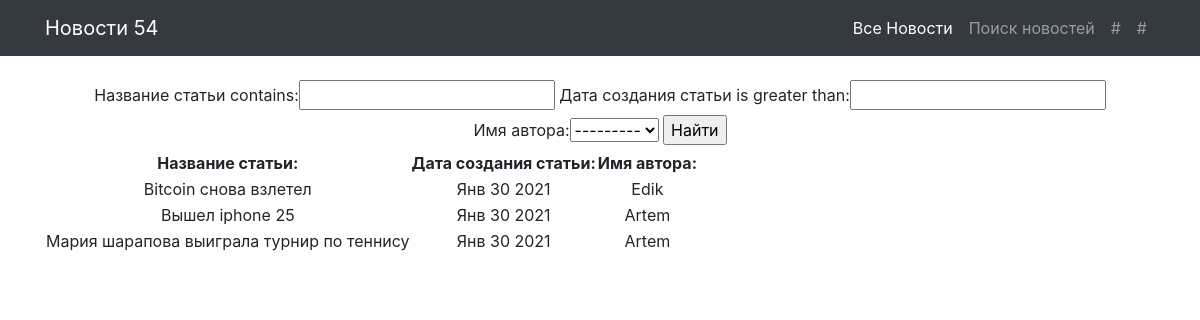
Before: /news/search with the older database file.
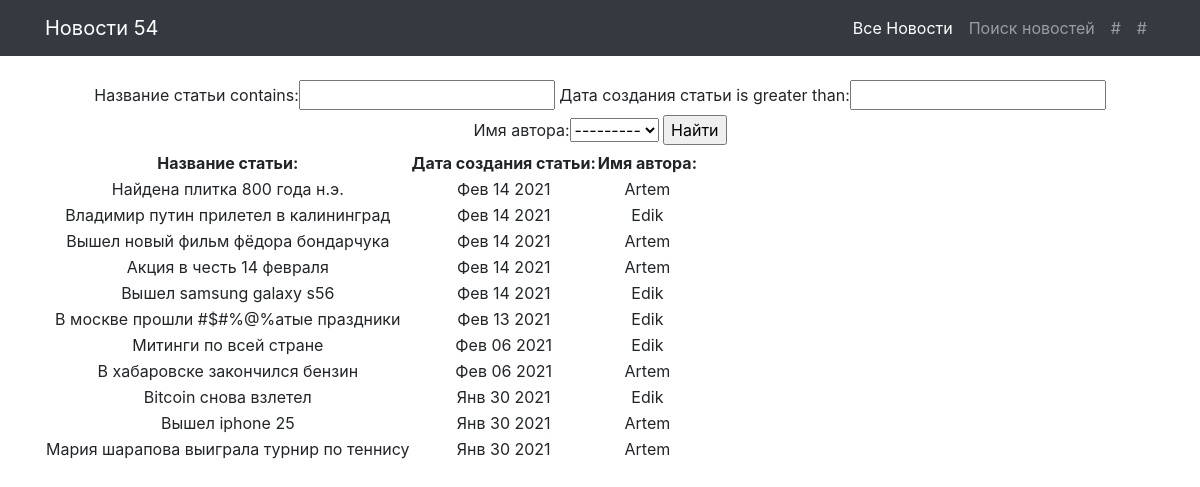
After: the same page with the newer database file.
### news/models.py (models this page shows, shortened)
class Post(models.Model):
    post_author = models.ForeignKey('accounts.Author', on_delete=models.CASCADE, verbose_name='Имя автора')
    post_choice = models.CharField(max_length=2, choices=TYPE_NEWS, default=article)
    post_datetime_create = models.DateTimeField(auto_now_add=True, verbose_name='Дата создания статьи')
    post_category = models.ManyToManyField(Category, through='PostCategory')
    post_title = models.CharField(max_length=60, unique=True, verbose_name='Название статьи')
    post_text = models.TextField()
    post_rating = models.IntegerField(default=0)

### accounts/models.py (models this page shows, shortened)
class Author(models.Model):
    author = models.OneToOneField(User, on_delete=models.CASCADE)
    author_rating = models.IntegerField(default=0)
    def __str__(self):
        return self.author.username

### news/views.py (the view)
# urls.py: path('search', PostSearch.as_view()),
class PostSearch(ListView):
    model = Post
    template_name = 'search.html'
    context_object_name = 'posts'
    ordering = ['-id']
    def get_context_data(self, **kwargs):
        context = super().get_context_data(**kwargs)
        context['filter'] = PostFilter(self.request.GET, queryset=self.get_queryset())
        return context

### news/templatetags/custom_filters.py (called while the page is built)
@register.filter(name='censor')
def censor(value):
    bad_words_list = ['бляд', 'хуй', 'пизд']
    for i in bad_words_list:
        if i.lower() in value.lower():
            value = value.lower().replace(i.lower(), '#$#%@%')
            break
    return str(value.capitalize())

### templates/search.html (shortened to what this page needs)
<!DOCTYPE html>
<html lang="en">
<head>
</head>
<body>
    {% extends 'default.html' %}
    {% load custom_filters %}
    {%  block content %}
    <br>
<form method="GET">
    {{ filter.form }}
    <input type="submit" value="Найти">
</form>
<table>
    <thead>
        <th>
            Название статьи:
        </th>
        <th>
            Дата создания статьи:
        </th>
        <th>
            Имя автора:
        </th>
    </thead>
    {% for post in filter.qs %}
    <tr>
        <td>
            {{ post.post_title|censor }}
        </td>
        <td>
            {{ post.post_datetime_create|date:'M d Y' }}
        </td>
        <td>
            {{ post.post_author }}
        </td>
    </tr>
    {% endfor %}
</table>
    {% endblock content%}

### templates/default.html (shortened to what this page needs)
{% load static %}
<!DOCTYPE html>
<html lang="en">
<head>
  <link href={% static 'vendor/bootstrap/css/bootstrap.min.css' %} rel="stylesheet">
</head>
<body>
  <nav class="navbar navbar-expand-lg navbar-dark bg-dark static-top">
    <div class="container">
      <a class="navbar-brand" href="#">Новости 54</a>
      <div class="collapse navbar-collapse" id="navbarResponsive">
        <ul class="navbar-nav ml-auto">
          <li class="nav-item active">
            <a class="nav-link" href="/news">Все Новости
            </a>
          </li>
          <li class="nav-item">
            <a class="nav-link" href="/news/search">Поиск новостей</a>
          </li>
          <li class="nav-item">
            <a class="nav-link" href="#">#</a>
          </li>
          <li class="nav-item">
            <a class="nav-link" href="#">#</a>
          </li>
        </ul>
      </div>
    </div>
  </nav>
  <div class="container">
    <div class="row">
      <div class="col-lg-12 text-center">
       {% block content %}{% endblock content %}
      </div>
    </div>
  </div>
</body>

Changed rows visible on the page:
added Post: post_title|censor "Найдена плитка 800 года н.э.", post_datetime_create "Фев 14 2021", post_author "Artem"
added Post: post_title|censor "Владимир путин прилетел в калининград", post_datetime_create "Фев 14 2021", post_author "Edik"
added Post: post_title|censor "Вышел новый фильм фёдора бондарчука", post_datetime_create "Фев 14 2021", post_author "Artem"
added Post: post_title|censor "Акция в честь 14 февраля", post_datetime_create "Фев 14 2021", post_author "Artem"
added Post: post_title|censor "Вышел samsung galaxy s56", post_datetime_create "Фев 14 2021", post_author "Edik"
added Post: post_title|censor "В москве прошли #$#%@%атые праздники", post_datetime_create "Фев 13 2021", post_author "Edik"
added Post: post_title|censor "Митинги по всей стране", post_datetime_create "Фев 06 2021", post_author "Edik"
added Post: post_title|censor "В хабаровске закончился бензин", post_datetime_create "Фев 06 2021", post_author "Artem"
